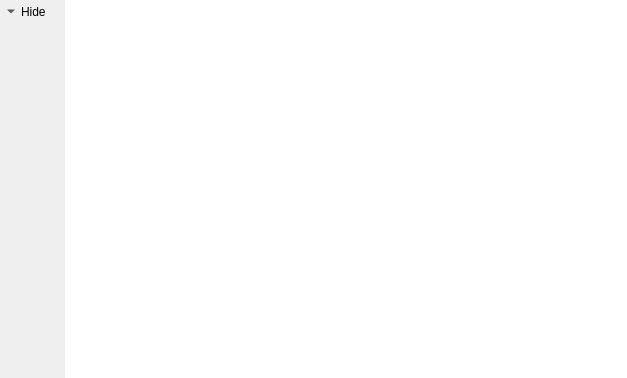
<?xml version="1.0" encoding="UTF-8"?>
<ui version="4.0">
 <class>UpdateDetails</class>
 <widget class="QWidget" name="UpdateDetails">
  <property name="geometry">
   <rect>
    <x>0</x>
    <y>0</y>
    <width>627</width>
    <height>378</height>
   </rect>
  </property>
  <layout class="QGridLayout" name="gridLayout">
   <property name="margin">
    <number>0</number>
   </property>
   <item row="0" column="0">
    <widget class="QToolButton" name="hideTB">
     <property name="text">
      <string>Hide</string>
     </property>
     <property name="toolButtonStyle">
      <enum>Qt::ToolButtonTextBesideIcon</enum>
     </property>
     <property name="autoRaise">
      <bool>true</bool>
     </property>
     <property name="arrowType">
      <enum>Qt::DownArrow</enum>
     </property>
    </widget>
   </item>
   <item row="0" column="1" rowspan="2">
    <widget class="KTextBrowser" name="descriptionKTB">
     <property name="frameShape">
      <enum>QFrame::NoFrame</enum>
     </property>
     <property name="frameShadow">
      <enum>QFrame::Plain</enum>
     </property>
     <property name="horizontalScrollBarPolicy">
      <enum>Qt::ScrollBarAlwaysOff</enum>
     </property>
    </widget>
   </item>
   <item row="1" column="0">
    <spacer name="verticalSpacer">
     <property name="orientation">
      <enum>Qt::Vertical</enum>
     </property>
     <property name="sizeHint" stdset="0">
      <size>
       <width>20</width>
       <height>40</height>
      </size>
     </property>
    </spacer>
   </item>
  </layout>
 </widget>
 <customwidgets>
  <customwidget>
   <class>KTextBrowser</class>
   <extends>QTextBrowser</extends>
   <header>ktextbrowser.h</header>
  </customwidget>
 </customwidgets>
 <resources/>
 <connections/>
</ui>
